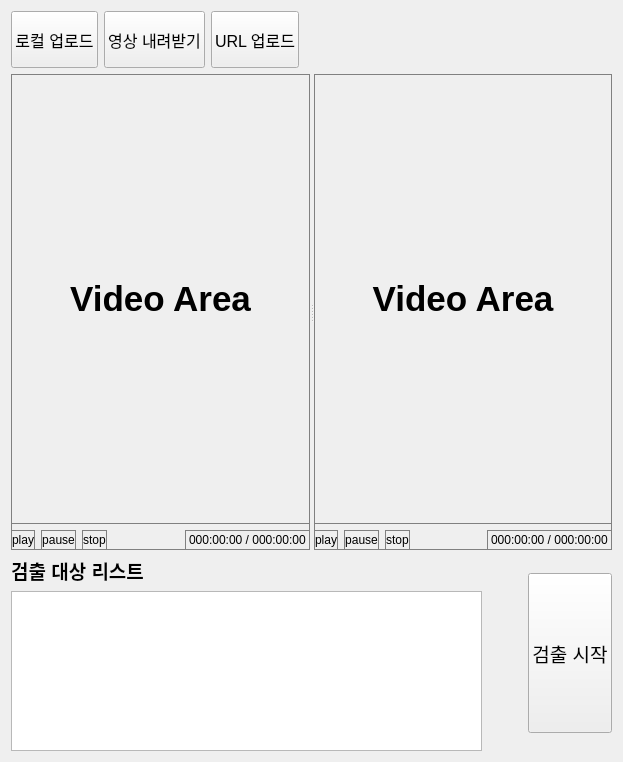
     <widget class="QWidget" name="tab_afc">
      <attribute name="title">
       <string notr="true">오토포커싱</string>
      </attribute>
      <layout class="QVBoxLayout" name="verticalLayout_5">
       <item>
        <layout class="QVBoxLayout" name="afc_verticalLayout_top">
         <item>
          <layout class="QHBoxLayout" name="afc_horizontalLayout_top">
           <item>
            <widget class="QPushButton" name="afc_pushButton_localUpload">
             <property name="sizePolicy">
              <sizepolicy hsizetype="Preferred" vsizetype="Preferred">
               <horstretch>0</horstretch>
               <verstretch>0</verstretch>
              </sizepolicy>
             </property>
             <property name="minimumSize">
              <size>
               <width>0</width>
               <height>57</height>
              </size>
             </property>
             <property name="maximumSize">
              <size>
               <width>95</width>
               <height>57</height>
              </size>
             </property>
             <property name="font">
              <font>
               <pointsize>12</pointsize>
              </font>
             </property>
             <property name="text">
              <string>로컬 업로드</string>
             </property>
            </widget>
           </item>
           <item>
            <widget class="QPushButton" name="afc_pushButton_mdDown">
             <property name="sizePolicy">
              <sizepolicy hsizetype="Preferred" vsizetype="Preferred">
               <horstretch>0</horstretch>
               <verstretch>0</verstretch>
              </sizepolicy>
             </property>
             <property name="minimumSize">
              <size>
               <width>0</width>
               <height>57</height>
              </size>
             </property>
             <property name="maximumSize">
              <size>
               <width>105</width>
               <height>57</height>
              </size>
             </property>
             <property name="font">
              <font>
               <pointsize>12</pointsize>
              </font>
             </property>
             <property name="text">
              <string>영상 내려받기</string>
             </property>
            </widget>
           </item>
           <item>
            <widget class="QPushButton" name="afc_pushButton_urlUpload">
             <property name="sizePolicy">
              <sizepolicy hsizetype="Preferred" vsizetype="Preferred">
               <horstretch>0</horstretch>
               <verstretch>0</verstretch>
              </sizepolicy>
             </property>
             <property name="minimumSize">
              <size>
               <width>0</width>
               <height>57</height>
              </size>
             </property>
             <property name="maximumSize">
              <size>
               <width>95</width>
               <height>57</height>
              </size>
             </property>
             <property name="font">
              <font>
               <pointsize>12</pointsize>
              </font>
             </property>
             <property name="text">
              <string>URL 업로드</string>
             </property>
            </widget>
           </item>
           <item>
            <spacer name="afc_horizontalSpacer">
             <property name="orientation">
              <enum>Qt::Horizontal</enum>
             </property>
             <property name="sizeType">
              <enum>QSizePolicy::Expanding</enum>
             </property>
             <property name="sizeHint" stdset="0">
              <size>
               <width>40</width>
               <height>20</height>
              </size>
             </property>
            </spacer>
           </item>
          </layout>
         </item>
        </layout>
       </item>
       <item>
        <widget class="QSplitter" name="afc_splitter_Md">
         <property name="sizePolicy">
          <sizepolicy hsizetype="Expanding" vsizetype="Expanding">
           <horstretch>0</horstretch>
           <verstretch>0</verstretch>
          </sizepolicy>
         </property>
         <property name="orientation">
          <enum>Qt::Horizontal</enum>
         </property>
         <widget class="QWidget" name="afc_widget_before_Md" native="true">
          <property name="sizePolicy">
           <sizepolicy hsizetype="Expanding" vsizetype="Expanding">
            <horstretch>0</horstretch>
            <verstretch>0</verstretch>
           </sizepolicy>
          </property>
          <property name="styleSheet">
           <string notr="true">border: 1px solid gray;</string>
          </property>
          <layout class="QVBoxLayout" name="verticalLayout">
           <item>
            <widget class="QLabel" name="afc_label_before_Md">
             <property name="sizePolicy">
              <sizepolicy hsizetype="Expanding" vsizetype="Expanding">
               <horstretch>0</horstretch>
               <verstretch>0</verstretch>
              </sizepolicy>
             </property>
             <property name="minimumSize">
              <size>
               <width>160</width>
               <height>450</height>
              </size>
             </property>
             <property name="font">
              <font>
               <pointsize>26</pointsize>
               <weight>75</weight>
               <bold>true</bold>
              </font>
             </property>
             <property name="layoutDirection">
              <enum>Qt::LeftToRight</enum>
             </property>
             <property name="styleSheet">
              <string notr="true">border: 1px solid gray;</string>
             </property>
             <property name="text">
              <string>Video Area</string>
             </property>
             <property name="alignment">
              <set>Qt::AlignCenter</set>
             </property>
            </widget>
           </item>
           <item>
            <layout class="QHBoxLayout" name="afc_horizontalLayout_mid1">
             <item>
              <layout class="QHBoxLayout" name="afc_horizontalLayout_mid2">
               <item>
                <widget class="QPushButton" name="afc_pushButton_play">
                 <property name="sizePolicy">
                  <sizepolicy hsizetype="Minimum" vsizetype="Preferred">
                   <horstretch>0</horstretch>
                   <verstretch>0</verstretch>
                  </sizepolicy>
                 </property>
                 <property name="text">
                  <string>play</string>
                 </property>
                </widget>
               </item>
               <item>
                <widget class="QPushButton" name="afc_pushButton_pause">
                 <property name="sizePolicy">
                  <sizepolicy hsizetype="Minimum" vsizetype="Preferred">
                   <horstretch>0</horstretch>
                   <verstretch>0</verstretch>
                  </sizepolicy>
                 </property>
                 <property name="text">
                  <string>pause</string>
                 </property>
                </widget>
               </item>
               <item>
                <widget class="QPushButton" name="afc_pushButton_stop">
                 <property name="sizePolicy">
                  <sizepolicy hsizetype="Minimum" vsizetype="Preferred">
                   <horstretch>0</horstretch>
                   <verstretch>0</verstretch>
                  </sizepolicy>
                 </property>
                 <property name="text">
                  <string>stop</string>
                 </property>
                </widget>
               </item>
              </layout>
             </item>
             <item>
              <spacer name="afc_horizontalSpacer_mid">
               <property name="orientation">
                <enum>Qt::Horizontal</enum>
               </property>
               <property name="sizeHint" stdset="0">
                <size>
                 <width>40</width>
                 <height>20</height>
                </size>
               </property>
              </spacer>
             </item>
             <item>
              <widget class="QLabel" name="afc_before_time">
               <property name="text">
                <string>000:00:00 / 000:00:00</string>
               </property>
              </widget>
             </item>
            </layout>
           </item>
          </layout>
         </widget>
         <widget class="QWidget" name="afc_widget_after_Md" native="true">
          <property name="sizePolicy">
           <sizepolicy hsizetype="Expanding" vsizetype="Expanding">
            <horstretch>0</horstretch>
            <verstretch>0</verstretch>
           </sizepolicy>
          </property>
          <property name="styleSheet">
           <string notr="true">border: 1px solid gray;</string>
          </property>
          <layout class="QVBoxLayout" name="verticalLayout_2">
           <item>
            <widget class="QLabel" name="afc_label_after_Md">
             <property name="sizePolicy">
              <sizepolicy hsizetype="Expanding" vsizetype="Expanding">
               <horstretch>0</horstretch>
               <verstretch>0</verstretch>
              </sizepolicy>
             </property>
             <property name="minimumSize">
              <size>
               <width>160</width>
               <height>450</height>
              </size>
             </property>
             <property name="font">
              <font>
               <pointsize>26</pointsize>
               <weight>75</weight>
               <bold>true</bold>
              </font>
             </property>
             <property name="layoutDirection">
              <enum>Qt::LeftToRight</enum>
             </property>
             <property name="styleSheet">
              <string notr="true">border: 1px solid gray;</string>
             </property>
             <property name="text">
              <string>Video Area</string>
             </property>
             <property name="alignment">
              <set>Qt::AlignCenter</set>
             </property>
            </widget>
           </item>
           <item>
            <layout class="QHBoxLayout" name="afc_horizontalLayout_mid1_2">
             <item>
              <layout class="QHBoxLayout" name="afc_horizontalLayout_mid2_2">
               <item>
                <widget class="QPushButton" name="afc_pushButton_play_2">
                 <property name="sizePolicy">
                  <sizepolicy hsizetype="Minimum" vsizetype="Preferred">
                   <horstretch>0</horstretch>
                   <verstretch>0</verstretch>
                  </sizepolicy>
                 </property>
                 <property name="text">
                  <string>play</string>
                 </property>
                </widget>
               </item>
               <item>
                <widget class="QPushButton" name="afc_pushButton_pause_2">
                 <property name="sizePolicy">
                  <sizepolicy hsizetype="Minimum" vsizetype="Preferred">
                   <horstretch>0</horstretch>
                   <verstretch>0</verstretch>
                  </sizepolicy>
                 </property>
                 <property name="text">
                  <string>pause</string>
                 </property>
                </widget>
               </item>
               <item>
                <widget class="QPushButton" name="afc_pushButton_stop_2">
                 <property name="sizePolicy">
                  <sizepolicy hsizetype="Minimum" vsizetype="Preferred">
                   <horstretch>0</horstretch>
                   <verstretch>0</verstretch>
                  </sizepolicy>
                 </property>
                 <property name="text">
                  <string>stop</string>
                 </property>
                </widget>
               </item>
              </layout>
             </item>
             <item>
              <spacer name="afc_horizontalSpacer_mid_2">
               <property name="orientation">
                <enum>Qt::Horizontal</enum>
               </property>
               <property name="sizeHint" stdset="0">
                <size>
                 <width>40</width>
                 <height>20</height>
                </size>
               </property>
              </spacer>
             </item>
             <item>
              <widget class="QLabel" name="label_3">
               <property name="text">
                <string>000:00:00 / 000:00:00</string>
               </property>
              </widget>
             </item>
            </layout>
           </item>
          </layout>
         </widget>
        </widget>
       </item>
       <item>
        <layout class="QHBoxLayout" name="afc_horizontalLayout_bot_main">
         <item>
          <layout class="QVBoxLayout" name="afc_verticalLayout_bot_content">
           <item>
            <layout class="QHBoxLayout" name="afc_horizontalLayout_bot_titleHeader">
             <item>
              <widget class="QLabel" name="afc_label_classList">
               <property name="sizePolicy">
                <sizepolicy hsizetype="Fixed" vsizetype="Fixed">
                 <horstretch>0</horstretch>
                 <verstretch>0</verstretch>
                </sizepolicy>
               </property>
               <property name="font">
                <font>
                 <pointsize>14</pointsize>
                 <weight>75</weight>
                 <bold>true</bold>
                </font>
               </property>
               <property name="layoutDirection">
                <enum>Qt::LeftToRight</enum>
               </property>
               <property name="text">
                <string>검출 대상 리스트</string>
               </property>
               <property name="alignment">
                <set>Qt::AlignCenter</set>
               </property>
              </widget>
             </item>
             <item>
              <spacer name="afc_horizontalSpacer_bot">
               <property name="orientation">
                <enum>Qt::Horizontal</enum>
               </property>
               <property name="sizeHint" stdset="0">
                <size>
                 <width>338</width>
                 <height>20</height>
                </size>
               </property>
              </spacer>
             </item>
            </layout>
           </item>
           <item>
            <widget class="QTableWidget" name="afc_tableWidget_classList">
             <property name="sizePolicy">
              <sizepolicy hsizetype="Expanding" vsizetype="Fixed">
               <horstretch>0</horstretch>
               <verstretch>0</verstretch>
              </sizepolicy>
             </property>
             <property name="maximumSize">
              <size>
               <width>16777215</width>
               <height>160</height>
              </size>
             </property>
            </widget>
           </item>
          </layout>
         </item>
         <item>
          <spacer name="horizontalSpacer_2">
           <property name="orientation">
            <enum>Qt::Horizontal</enum>
           </property>
           <property name="sizeType">
            <enum>QSizePolicy::Expanding</enum>
           </property>
           <property name="sizeHint" stdset="0">
            <size>
             <width>40</width>
             <height>20</height>
            </size>
           </property>
          </spacer>
         </item>
         <item>
          <widget class="QPushButton" name="afc_pushButton_startExt">
           <property name="sizePolicy">
            <sizepolicy hsizetype="Minimum" vsizetype="Maximum">
             <horstretch>0</horstretch>
             <verstretch>0</verstretch>
            </sizepolicy>
           </property>
           <property name="maximumSize">
            <size>
             <width>16777215</width>
             <height>160</height>
            </size>
           </property>
           <property name="font">
            <font>
             <pointsize>14</pointsize>
            </font>
           </property>
           <property name="text">
            <string>검출 시작</string>
           </property>
          </widget>
         </item>
        </layout>
       </item>
      </layout>
     </widget>
